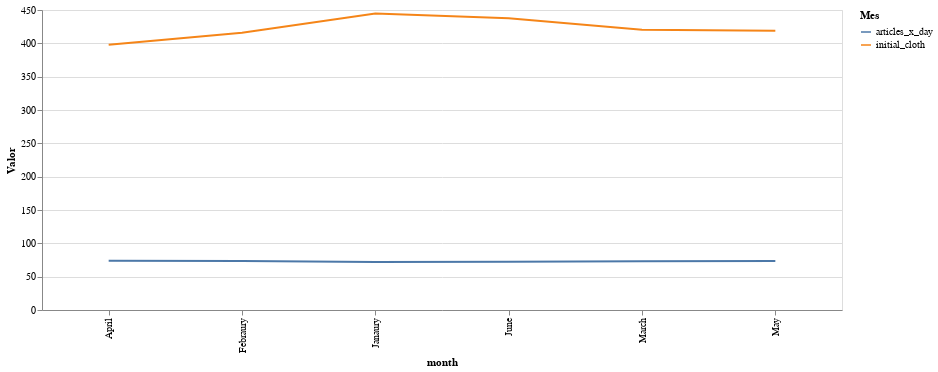

The code cell stored with this chart in its notebook:
### Code cell
alt.Chart(cloth_resume_grouped_df).mark_line().encode(
    alt.X('month:O'),
    alt.Y('Valor:Q'),
    alt.Color('Mes:N')
).properties(
    width = 800,
    height = 300
)

### Figure 1 — Vega-Lite specification as saved in the notebook (floating-point values rounded to 4 significant figures)
{"config": {"view": {"continuousWidth": 400, "continuousHeight": 300}}, "data": {"name": "data-12ddeece4a94d6b0f4dcfcb1a1a131d5"}, "mark": "line", "encoding": {"color": {"type": "nominal", "field": "Mes"}, "x": {"type": "ordinal", "field": "month"}, "y": {"type": "quantitative", "field": "Valor"}}, "height": 300, "width": 800, "$schema": "https://vega.github.io/schema/vega-lite/v4.8.1.json", "datasets": {"data-12ddeece4a94d6b0f4dcfcb1a1a131d5": [{"month": "April", "Mes": "articles_x_day", "Valor": 73.9}, {"month": "April", "Mes": "initial_cloth", "Valor": 397.9}, {"month": "Febraury", "Mes": "articles_x_day", "Valor": 73.64}, {"month": "Febraury", "Mes": "initial_cloth", "Valor": 415.8}, {"month": "Janaury", "Mes": "articles_x_day", "Valor": 72.06}, {"month": "Janaury", "Mes": "initial_cloth", "Valor": 444.9}, {"month": "June", "Mes": "articles_x_day", "Valor": 72.33}, {"month": "June", "Mes": "initial_cloth", "Valor": 437.8}, {"month": "March", "Mes": "articles_x_day", "Valor": 73.29}, {"month": "March", "Mes": "initial_cloth", "Valor": 420.4}, {"month": "May", "Mes": "articles_x_day", "Valor": 73.39}, {"month": "May", "Mes": "initial_cloth", "Valor": 418.7}]}}
